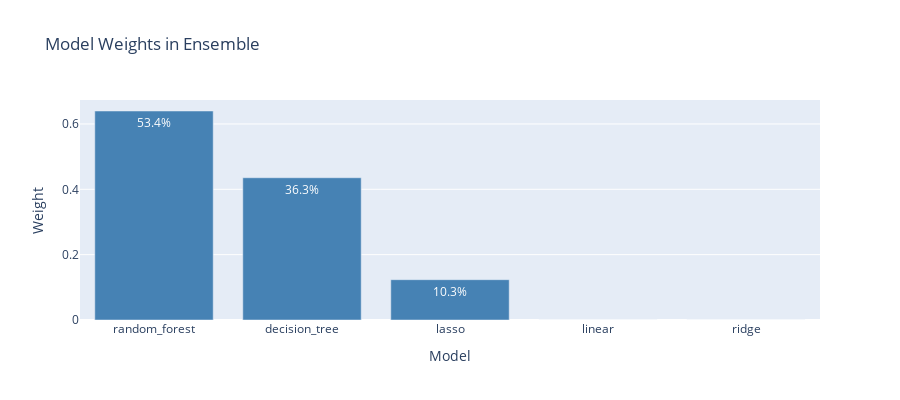

The notebook cell saved with this chart:
### Code cell
# Visualize weights (excluding intercept)
import plotly.graph_objects as go

model_weights = weights[weights['model'] != '(Intercept)'].copy()

fig = go.Figure()

fig.add_trace(go.Bar(
    x=model_weights['model'],
    y=model_weights['weight'],
    text=model_weights['contribution_pct'].apply(lambda x: f"{x:.1f}%"),
    textposition='auto',
    marker_color='steelblue'
))

fig.update_layout(
    title="Model Weights in Ensemble",
    xaxis_title="Model",
    yaxis_title="Weight",
    height=400
)

fig.show()

print("\n📊 The ensemble learns to emphasize models that complement each other")

### Figure 1 — Plotly figure (JSON) as saved in the notebook; plotly's stock layout.template omitted (floating-point values rounded to 4 significant figures)
{"data": [{"marker": {"color": "steelblue"}, "text": ["53.4%", "36.3%", "10.3%", "0.0%", "0.0%"], "textposition": "auto", "type": "bar", "x": ["random_forest", "decision_tree", "lasso", "linear", "ridge"], "y": [0.6396, 0.4353, 0.1234, 0.0, 0.0]}], "layout": {"height": 400, "title": {"text": "Model Weights in Ensemble"}, "xaxis": {"title": {"text": "Model"}}, "yaxis": {"title": {"text": "Weight"}}}}
